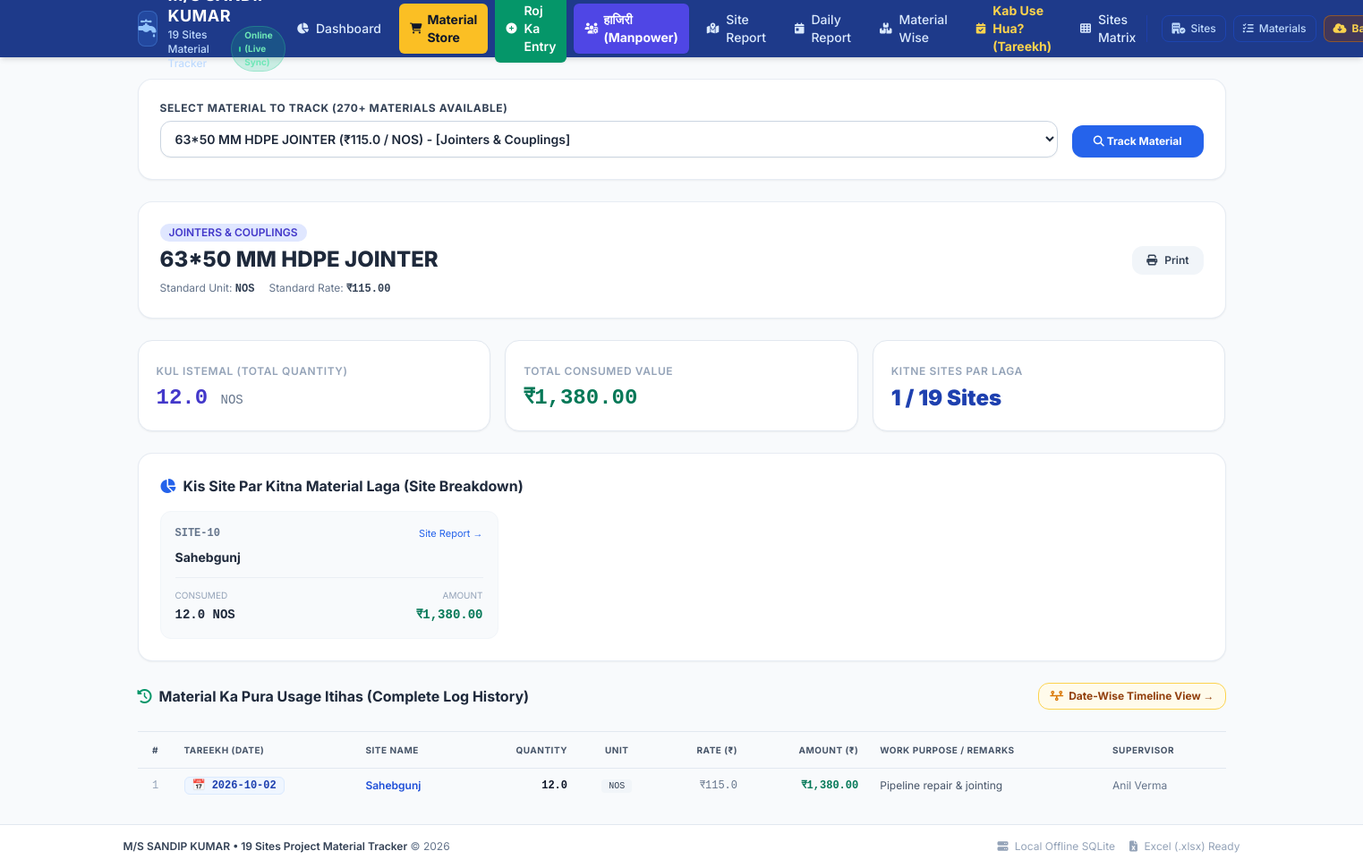
The page /reports/materials?material_id=169 on the database as committed earlier.
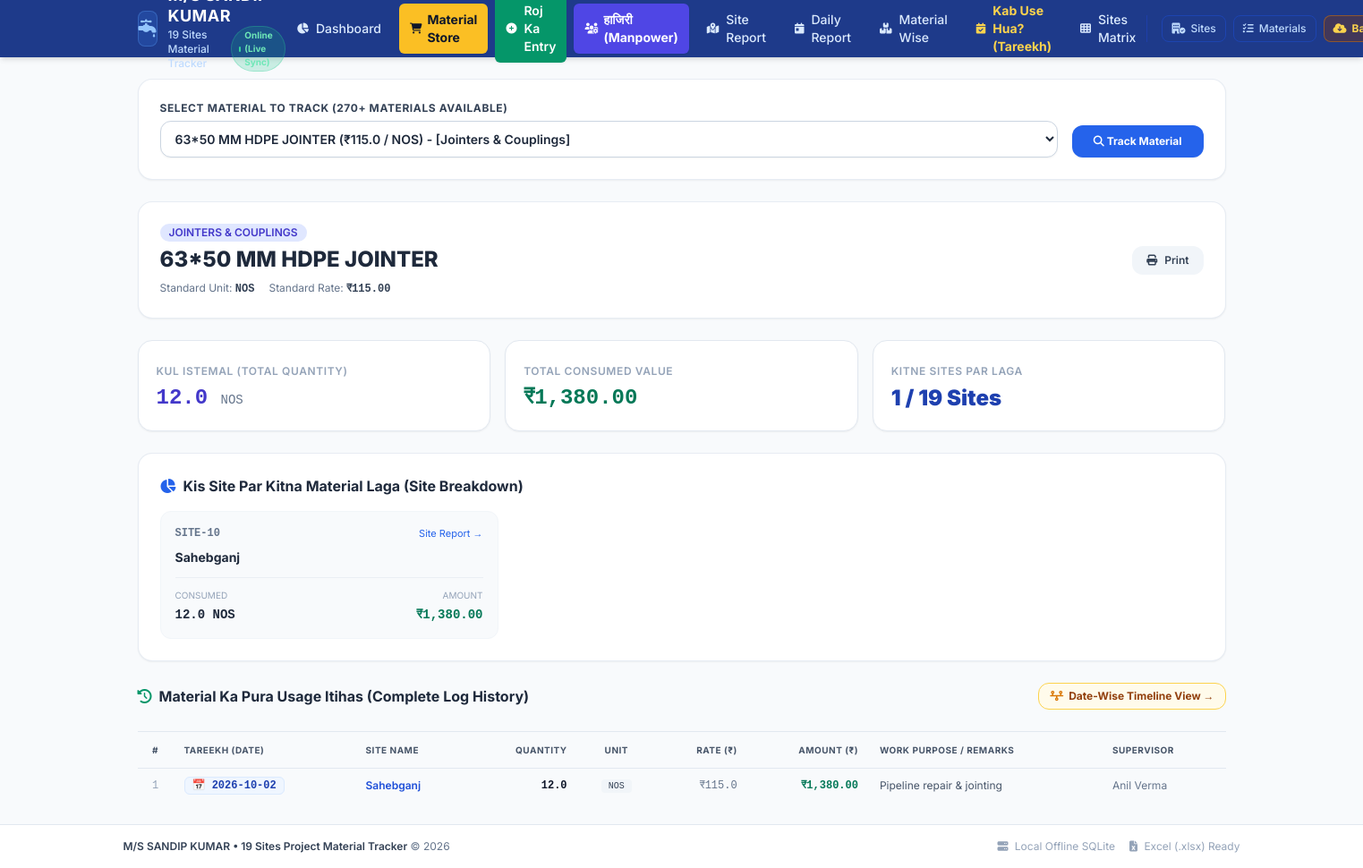
The same page on the database as committed later.
### tables this page shows
CREATE TABLE sites (
        id INTEGER PRIMARY KEY AUTOINCREMENT,
        code TEXT UNIQUE NOT NULL,
        name TEXT NOT NULL,
        location TEXT,
        supervisor TEXT,
        contact TEXT,
        status TEXT DEFAULT 'Active',
        created_at TIMESTAMP DEFAULT CURRENT_TIMESTAMP
    , incharge TEXT, incharge_phone TEXT);

CREATE TABLE daily_consumption (
        id INTEGER PRIMARY KEY AUTOINCREMENT,
        site_id INTEGER NOT NULL,
        material_id INTEGER NOT NULL,
        usage_date TEXT NOT NULL,
        quantity REAL NOT NULL,
        rate REAL NOT NULL,
        total_amount REAL NOT NULL,
        purpose TEXT,
        entered_by TEXT,
        remarks TEXT,
        created_at TIMESTAMP DEFAULT CURRENT_TIMESTAMP,
        FOREIGN KEY(site_id) REFERENCES sites(id) ON DELETE CASCADE,
        FOREIGN KEY(material_id) REFERENCES materials(id) ON DELETE RESTRICT
    );

### app.py (the view)
@app.route("/reports/materials")
def material_report():
    materials = database.get_all_materials()
    mat_id_arg = request.args.get("material_id", type=int)
    selected_mat_id = mat_id_arg if mat_id_arg else (materials[0]["id"] if materials else None)
    selected_material = None
    sites_usage, logs = [], []
    total_qty_all_sites = 0
    total_cost_all_sites = 0
    if selected_mat_id:
        selected_material = database.get_material_by_id(selected_mat_id)
        sites_usage, logs = database.get_material_distribution(selected_mat_id)
        total_qty_all_sites = sum(u["total_quantity"] or 0 for u in sites_usage)
        total_cost_all_sites = sum(u["total_cost"] or 0 for u in sites_usage)
    return render_template(
        "material_report.html",
        materials=materials,
        selected_mat_id=selected_mat_id,
        selected_material=selected_material,
        sites_usage=sites_usage,
        logs=logs,
        total_qty=total_qty_all_sites,
        total_cost=total_cost_all_sites
    )

### app.py (called while the page is built)
@app.context_processor
def inject_common():
    return {
        "current_date": datetime.date.today().strftime("%Y-%m-%d"),
        "now_year": datetime.date.today().year
    }

@app.after_request
def add_cors_headers(response):
    response.headers["Access-Control-Allow-Origin"] = "*"
    response.headers["Access-Control-Allow-Methods"] = "GET, POST, OPTIONS"
    response.headers["Access-Control-Allow-Headers"] = "Content-Type"
    return response

### database.py (called while the page is built)
def get_db():
    conn = sqlite3.connect(DB_PATH)
    conn.row_factory = sqlite3.Row
    return conn

def get_all_materials():
    conn = get_db()
    cursor = conn.cursor()
    cursor.execute("SELECT * FROM materials ORDER BY name ASC")
    materials = [dict(row) for row in cursor.fetchall()]
    conn.close()
    return materials

def get_material_by_id(material_id):
    conn = get_db()
    cursor = conn.cursor()
    cursor.execute("SELECT * FROM materials WHERE id = ?", (material_id,))
    mat = cursor.fetchone()
    conn.close()
    return dict(mat) if mat else None

### templates/material_report.html (shortened to what the changed rows need)
{% extends "base.html" %}
{% block content %}
<div class="space-y-6">
    {% if selected_material %}
    <div class="bg-white rounded-2xl p-6 border border-slate-200/80 shadow-sm flex flex-col md:flex-row md:items-center justify-between gap-4">
        <div>
            <h1 class="text-2xl font-extrabold text-slate-800 mt-1">{{ selected_material.name }}</h1>
        </div>
    </div>
    <div class="bg-white rounded-2xl p-6 border border-slate-200/80 shadow-sm space-y-4">
        <h2 class="text-base font-bold text-slate-800 flex items-center gap-2">
            <i class="fa-solid fa-chart-pie text-blue-600"></i>
            Kis Site Par Kitna Material Laga (Site Breakdown)
        </h2>
        <div class="grid grid-cols-1 sm:grid-cols-2 lg:grid-cols-3 gap-4">
            {% for su in sites_usage %}
            <div class="p-4 rounded-xl bg-slate-50 border border-slate-100 hover:border-blue-200 hover:bg-blue-50/20 transition flex flex-col justify-between">
                <div class="flex items-center justify-between">
                    <span class="font-mono text-xs font-bold text-slate-500">{{ su.site_code }}</span>
                    <a href="{{ url_for('site_report', site_id=su.site_id) }}" class="text-[11px] text-blue-600 hover:underline">
                        Site Report &rarr;
                    </a>
                </div>
                <div class="mt-2">
                    <h3 class="font-bold text-slate-800 text-sm">{{ su.site_name }}</h3>
                </div>
                <div class="mt-3 pt-3 border-t border-slate-200/60 flex items-center justify-between">
                    <div>
                        <span class="text-[10px] text-slate-400 block uppercase">Consumed</span>
                        <span class="font-mono font-bold text-slate-800 text-sm">{{ su.total_quantity }} {{ selected_material.unit }}</span>
                    </div>
                    <div class="text-right">
                        <span class="text-[10px] text-slate-400 block uppercase">Amount</span>
                        <span class="font-mono font-bold text-emerald-700 text-sm">₹{{ "{:,.2f}".format(su.total_cost) }}</span>
                    </div>
                </div>
            </div>
            {% else %}
            <div class="col-span-full py-8 text-center text-slate-400 text-xs">
                Yeh material abhi kisi bhi site par use nahi hua hai.
            </div>
            {% endfor %}
        </div>
    </div>
        <div class="flex items-center justify-between">
            <h2 class="text-base font-bold text-slate-800 flex items-center gap-2">
                <i class="fa-solid fa-clock-rotate-left text-emerald-600"></i>
                Material Ka Pura Usage Itihas (Complete Log History)
            </h2>
        </div>
        <div class="overflow-x-auto">
            <table class="w-full text-left text-xs border-collapse">
                <thead class="bg-slate-50 border-y border-slate-200 text-slate-600 font-semibold uppercase text-[10px] tracking-wider">
                    <tr>
                        <th class="py-3 px-3 w-10 text-center">#</th>
                        <th class="py-3 px-3">Tareekh (Date)</th>
                        <th class="py-3 px-3">Site Name</th>
                        <th class="py-3 px-3 text-right">Quantity</th>
                        <th class="py-3 px-3 text-center">Unit</th>
                        <th class="py-3 px-3 text-right">Rate (₹)</th>
                        <th class="py-3 px-3 text-right">Amount (₹)</th>
                        <th class="py-3 px-3">Work Purpose / Remarks</th>
                        <th class="py-3 px-3">Supervisor</th>
                    </tr>
                </thead>
                <tbody class="divide-y divide-slate-100 text-slate-700">
                    {% for log in logs %}
                    <tr class="hover:bg-slate-50/80 transition">
                        <td class="py-2.5 px-3 text-center text-slate-400 font-mono">{{ loop.index }}</td>
                        <td class="py-2.5 px-3 whitespace-nowrap">
                            <span class="px-2 py-0.5 rounded-md bg-blue-50 text-blue-800 font-mono font-bold text-xs border border-blue-100">
                                📅 {{ log.usage_date }}
                            </span>
                        </td>
                        <td class="py-2.5 px-3 font-semibold text-blue-700">
                            <a href="{{ url_for('site_report', site_id=log.site_id) }}" class="hover:underline">
                                {{ log.site_name }}
                            </a>
                        </td>
                        <td class="py-2.5 px-3 text-right font-mono font-bold text-slate-900">{{ log.quantity }}</td>
                        <td class="py-2.5 px-3 text-center"><span class="px-2 py-0.5 rounded bg-slate-100 font-mono text-[10px]">{{ selected_material.unit }}</span></td>
                        <td class="py-2.5 px-3 text-right font-mono text-slate-500">₹{{ log.rate }}</td>
                        <td class="py-2.5 px-3 text-right font-mono font-bold text-emerald-700">₹{{ "{:,.2f}".format(log.total_amount) }}</td>
                        <td class="py-2.5 px-3 text-slate-600">{{ log.purpose or '-' }}</td>
                        <td class="py-2.5 px-3 text-slate-500">{{ log.entered_by or '-' }}</td>
                    </tr>
                    {% else %}
                    <tr>
                        <td colspan="9" class="py-8 text-center text-slate-400">Koi log nahi mila.</td>
                    </tr>
                    {% endfor %}
                </tbody>
            </table>
        </div>
    </div>
    {% endif %}
{% endblock %}

Rows that differ between the two databases and show on the page:
changed sites "SITE-10": site_name "Sahebgunj" → "Sahebganj"
changed through a linked row, daily_consumption "Pipeline repair & jointing": site_name "Sahebgunj" → "Sahebganj"
